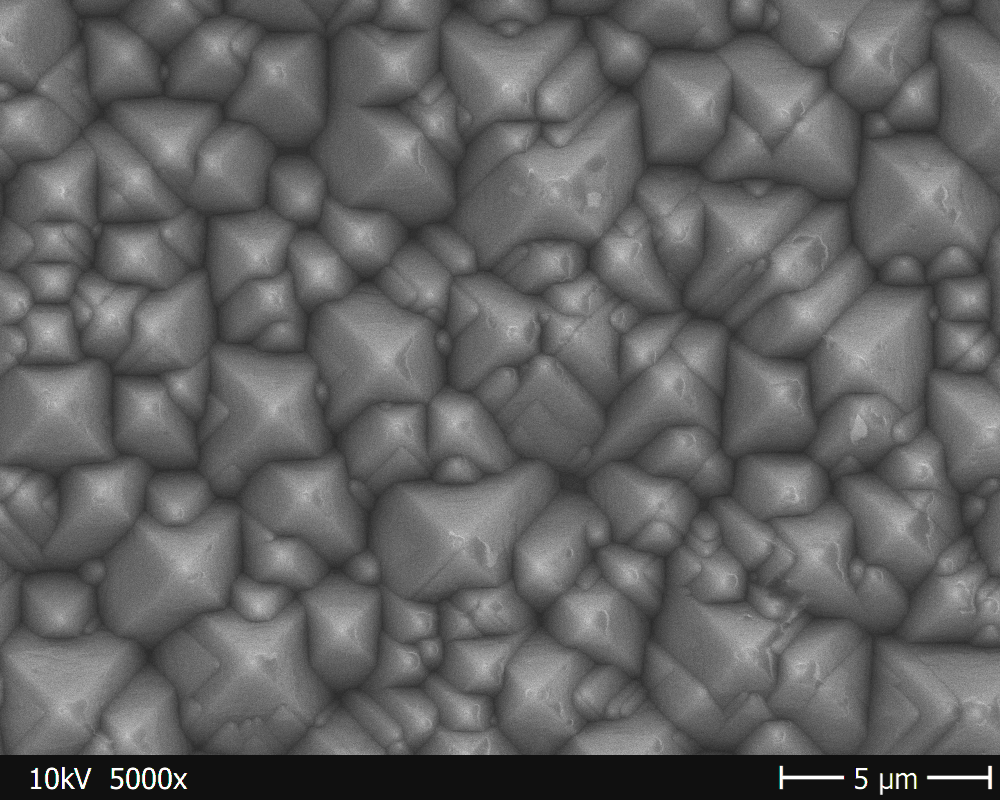
#> input picture images/39-70 top 5kx.tif, 1000 x 800 px, found by its file name
$ jupyter execute --allow-errors '01 - find pyramids - evolution [OK].ipynb'   (shell and % lines are left out)   (older library calls are emulated)
#> lines starting #> are read from the running program, lines starting #| are printed output that depends on the picture; after the words box and inside, x2 and y2 are one past the last pixel; in counts of white or black regions, pixels touching at a corner belong together
# Find Pyramids

[cell 1]
#image_name = '39-31 top 5kx.tif' # done
#image_name = '39-58 top 5kx.tif' # done
#image_name = '39-65 top 5kx.tif' # done
image_name = '39-70 top 5kx.tif'

## Measure pixel size

[cell 2]
import matplotlib.pyplot as plt
import numpy as np

from skimage.io import imread

imdata = imread(image_name) / 2**8
f, ax = plt.subplots()
ax.imshow(imdata)

[cell 3]
S  = 5.     # scalebar size in µm
x1 = 989    # right pixel of the scale bar
x0 = 780    # left ...
ps = S / (x1 - x0)

print('Pixel Size = {0:.5f} µm / pixel'.format(ps))

## Automatic foregound peak finding
- Finds the foreground automagically
- Uses brute force to find ALL maxima
- Reduces the result to isolated indices
- Does an initial watershed segmentation

[cell 4]
import matplotlib.pyplot as plt
import numpy as np
import scipy.ndimage as ndi
from skimage.io import imread
from skimage.morphology import disk
from skimage.feature import peak_local_max
from skimage.segmentation import watershed
from skimage.filters import threshold_otsu

def foreground_detection(imdata, threshold_factor = 1., *args, **kwargs):

    # calculate threshold
    threshold = threshold_otsu(imdata) * threshold_factor

    # Remove small objects
    mask = imdata > threshold
    mask = ndi.binary_erosion(mask, *args, **kwargs)
    mask[0,:] = 0
    mask[:,1] = 0
    mask = ndi.binary_dilation(mask, *args, **kwargs)

    return mask, threshold

# Load image: use scikit-image for IO and remove speckle noise
imdata = imread(image_name)[:750, :] / 2**16
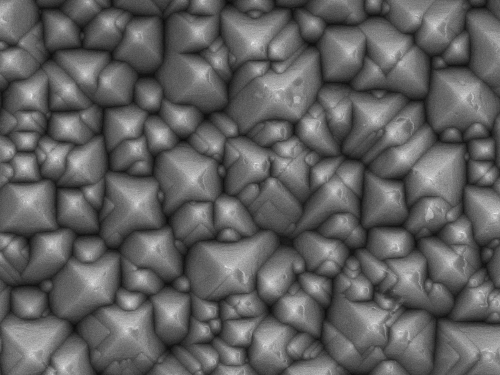
#> imdata: shape (750, 1000) float64 (shown at 1/2 size); min 0.000641, max 0.00316, mean 0.00161; drawn with min black and max white
imdata = ndi.median_filter(imdata, size=2)

# Foreground detection: apply threshold, remove small objects and label
structure  = disk(2)
iterations = 5
foreground_mask, threshold = foreground_detection(
    imdata = imdata,
    threshold_factor = 1.,
    structure=structure,
    iterations=iterations, )
#> in foreground_detection, `threshold = threshold_otsu(imdata) * threshold_factor`: threshold = 0.00165
#> in foreground_detection, `mask = imdata > threshold`:
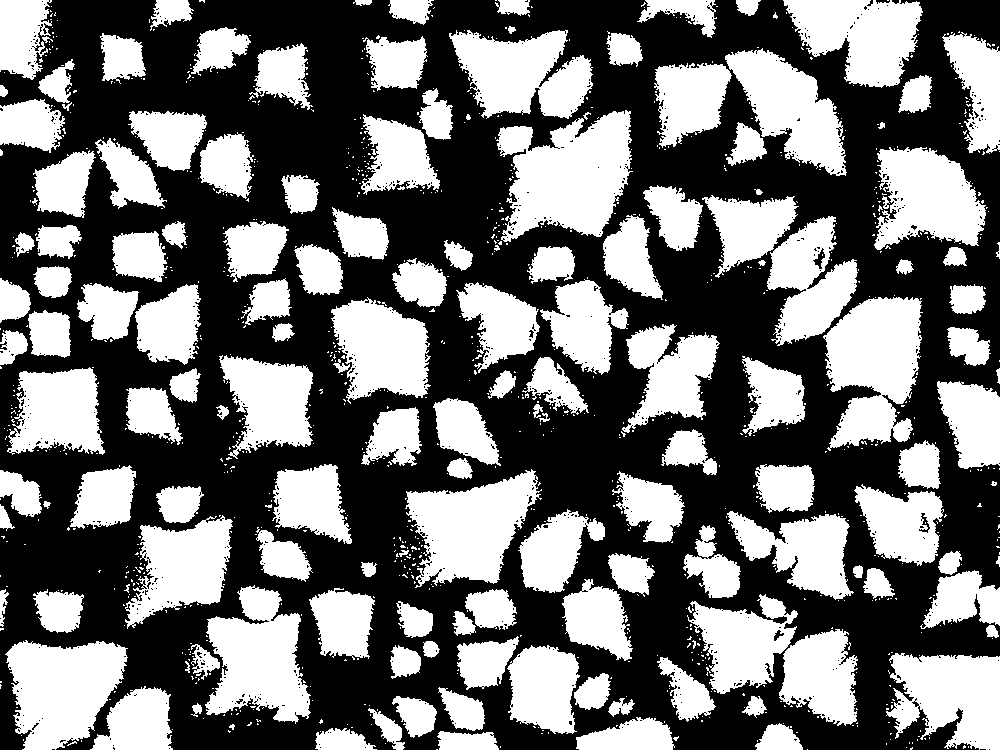
#> mask: shape (750, 1000) bool; 44.4% white; 1065 white regions (914 under 20 px), largest, box (x1, y1, x2, y2) and area: (496, 110, 633, 242) 11768, (823, 297, 923, 451) 10505, (5, 640, 128, 750) 9439
#> in foreground_detection, `mask = ndi.binary_erosion(mask, *args, **kwargs)`:
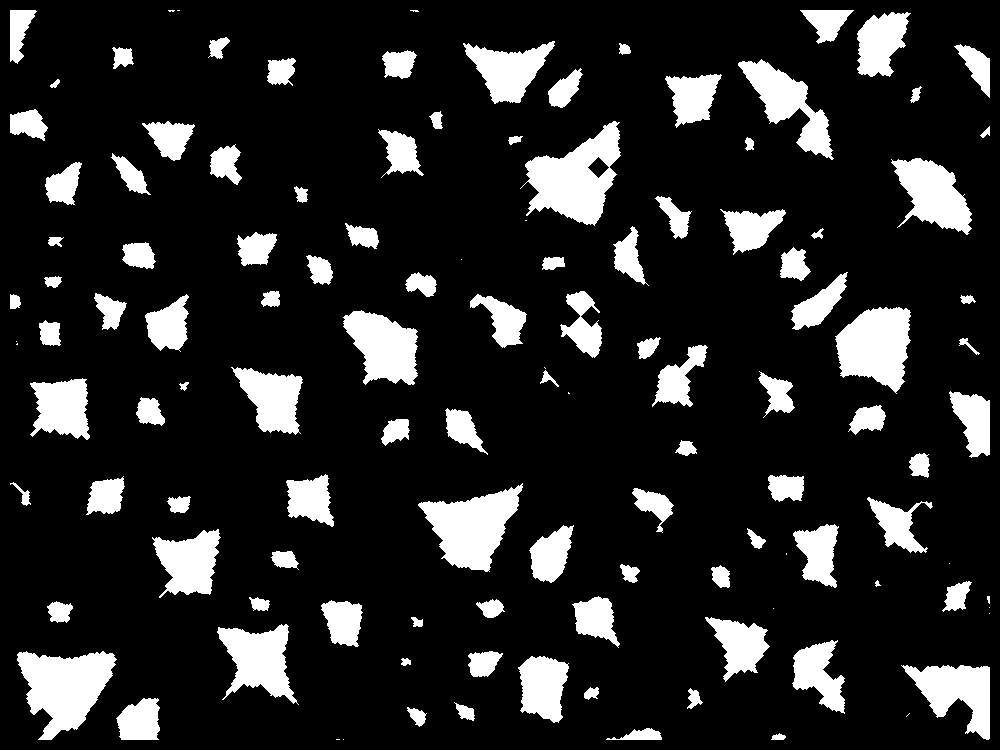
#> mask: shape (750, 1000) bool; 15.3% white; 123 white regions (18 under 20 px), largest, box (x1, y1, x2, y2) and area: (520, 121, 621, 226) 5496, (17, 651, 117, 740) 5326, (418, 483, 523, 572) 4928
#> in foreground_detection, `mask = ndi.binary_dilation(mask, *args, **kwargs)`:
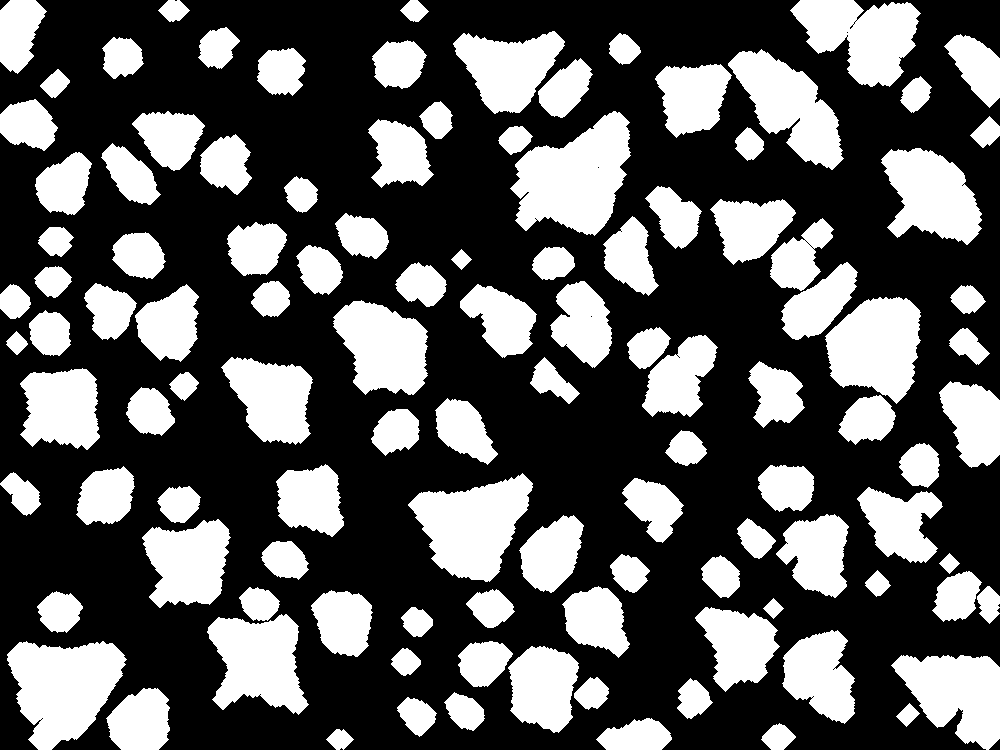
#> mask: shape (750, 1000) bool; 35.5% white; 112 white regions, largest, box (x1, y1, x2, y2) and area: (510, 111, 631, 236) 9374, (7, 641, 127, 750) 8646, (408, 473, 533, 582) 8088
#> threshold = 0.00165
foreground_labels, foreground_Nlabels = ndi.label(foreground_mask)
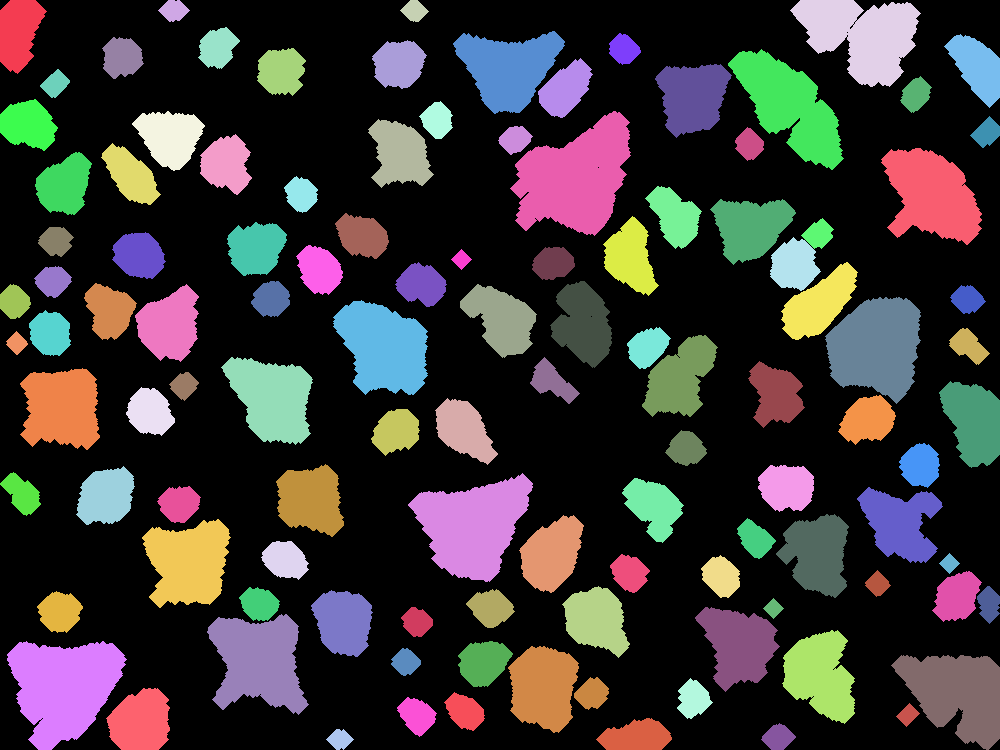
#> foreground_labels: shape (750, 1000) int32; 114 distinct labels, from 0 to 113; one colour per label, 0 black
#> foreground_Nlabels = 113

# find local max: build mask from local maxima in the foreground
iterations = 4
#> (the rest of this cell did not finish here and is left out)

## Interactive plot
- Left / Right click: Add / Remove points
- Watershed is repeated every time
- Can load / save result

[cell 5]
figsize = plt.figaspect(1/2.)
f, axs = plt.subplots(1, 2, dpi=150, figsize=figsize, sharex=True, sharey=True)

Ny, Nx = imdata.shape
x, y = np.arange(Nx), np.arange(Ny)

ax = axs[0]
ax.imshow(imdata, cmap='afmhot')
contours = ax.contour(x, y, foreground_mask, [0.5], linewidths=0.5, colors='g')
#ax.contour(x, y, maxima_mask, [0.5], linewidths=0.5, colors='r')
#> (the rest of this cell did not finish here and is left out)

[cell 6]
sname = image_name.replace('.tif',' - pyramid coords.npy')
#save_path_coordinates(sname, pc_markers)
#> (the rest of this cell did not finish here and is left out)

## Measure pyramid vertices

#> (a cell that did not finish here is left out)

[cell 8]
from skimage.measure import regionprops
from skimage.segmentation import find_boundaries
#from skimage.segmentation import clear_border, mark_boundaries

# pixels at the border
#> (the rest of this cell did not finish here and is left out)

[cell 9]
sname = image_name.replace('.tif',' - vertex coords.npy')
#> (the rest of this cell did not finish here and is left out)

[cell 10]
sname = 'imagenes/'+image_name.replace('.tif', ' - find pyramids.png')
f.savefig(sname, facecolor='none', dpi=150.)
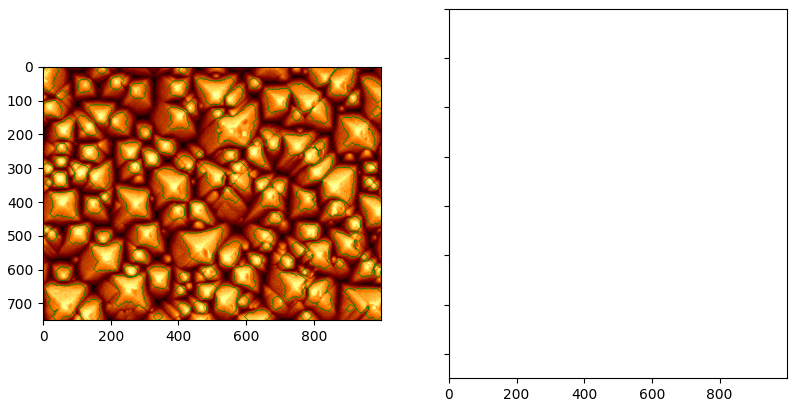
#> figure drawn by matplotlib, 1 panel

$ run again, with images/11-5 top 5kx.tif copied over images/39-70 top 5kx.tif
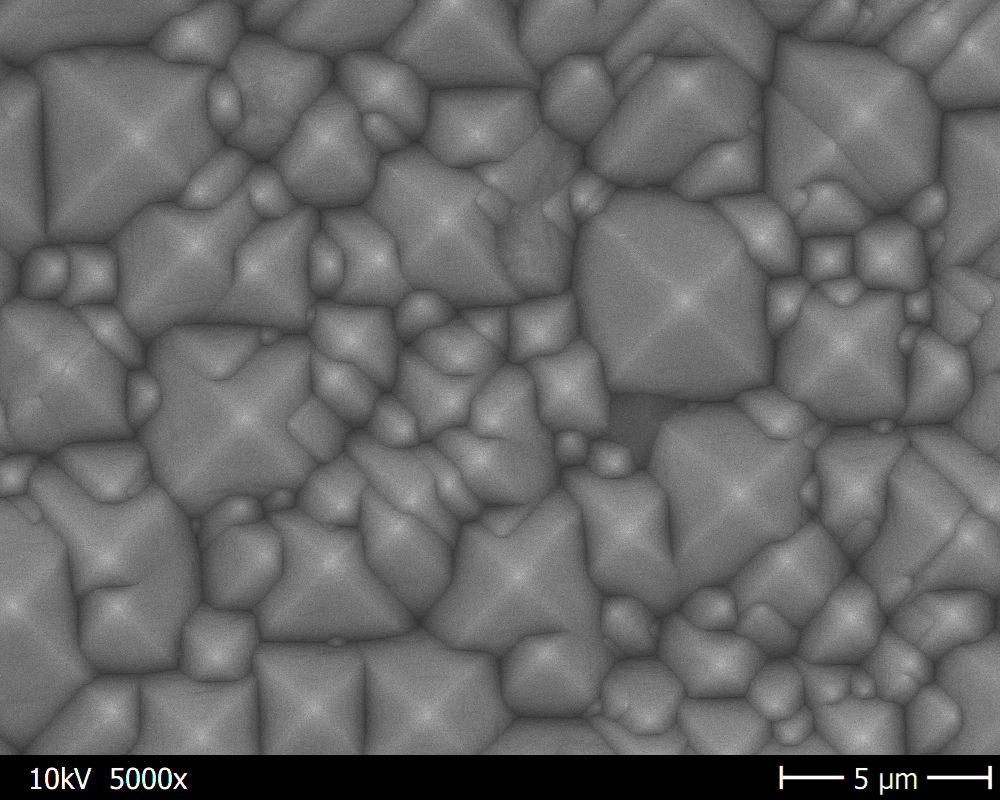
#> input picture images/11-5 top 5kx.tif, 1000 x 800 px, found by its file name
#> in foreground_detection, `threshold = threshold_otsu(imdata) * threshold_factor`: threshold = 0.00168
#> in foreground_detection, `mask = ndi.binary_dilation(mask, *args, **kwargs)`:
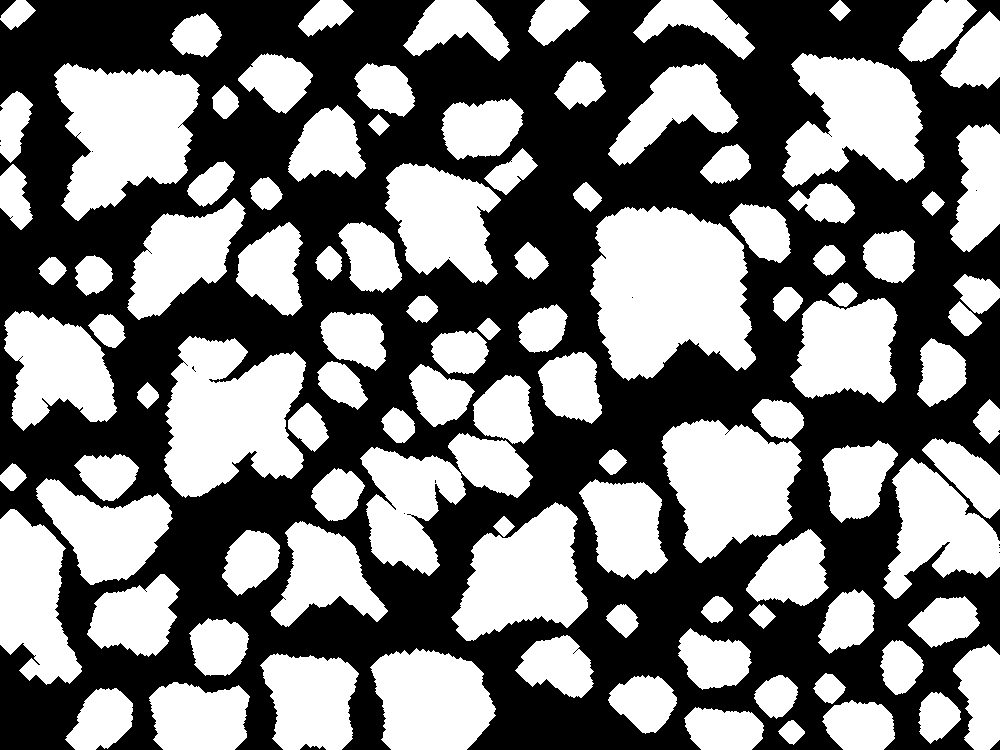
#> mask: shape (750, 1000) bool; 47.3% white; 104 white regions, largest, box (x1, y1, x2, y2) and area: (590, 206, 756, 381) 21549, (164, 336, 306, 498) 16288, (54, 63, 200, 221) 15067
#> foreground_labels: shape (750, 1000) int32; 105 distinct labels, from 0 to 104
#> foreground_Nlabels = 104
#> `f.savefig(sname, facecolor='none', dpi=150.)`:
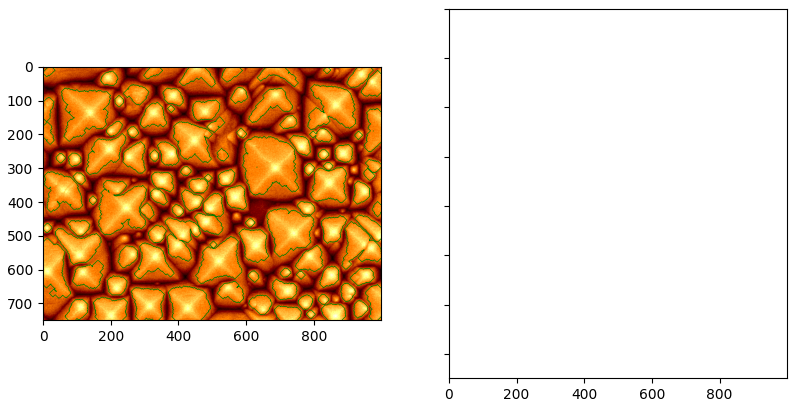
#> figure drawn by matplotlib, 1 panel

$ run again, with images/13-7 top 5kx.tif copied over images/39-70 top 5kx.tif
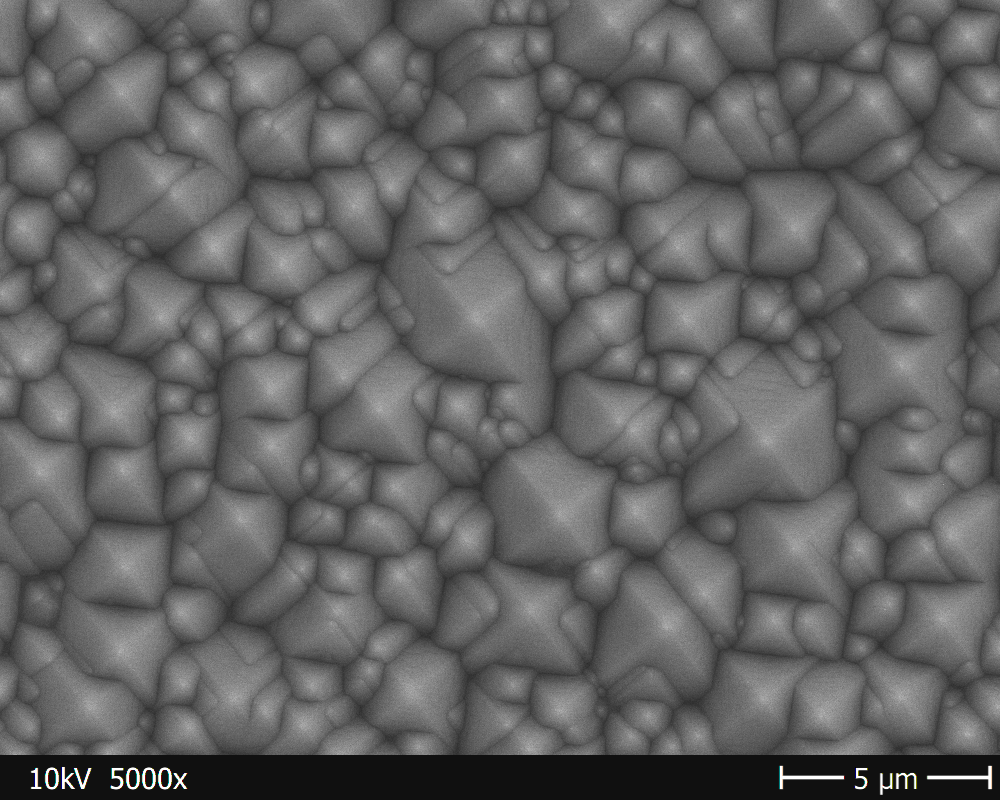
#> input picture images/13-7 top 5kx.tif, 1000 x 800 px, found by its file name
#> in foreground_detection, `threshold = threshold_otsu(imdata) * threshold_factor`: threshold = 0.00163
#> in foreground_detection, `mask = ndi.binary_dilation(mask, *args, **kwargs)`:
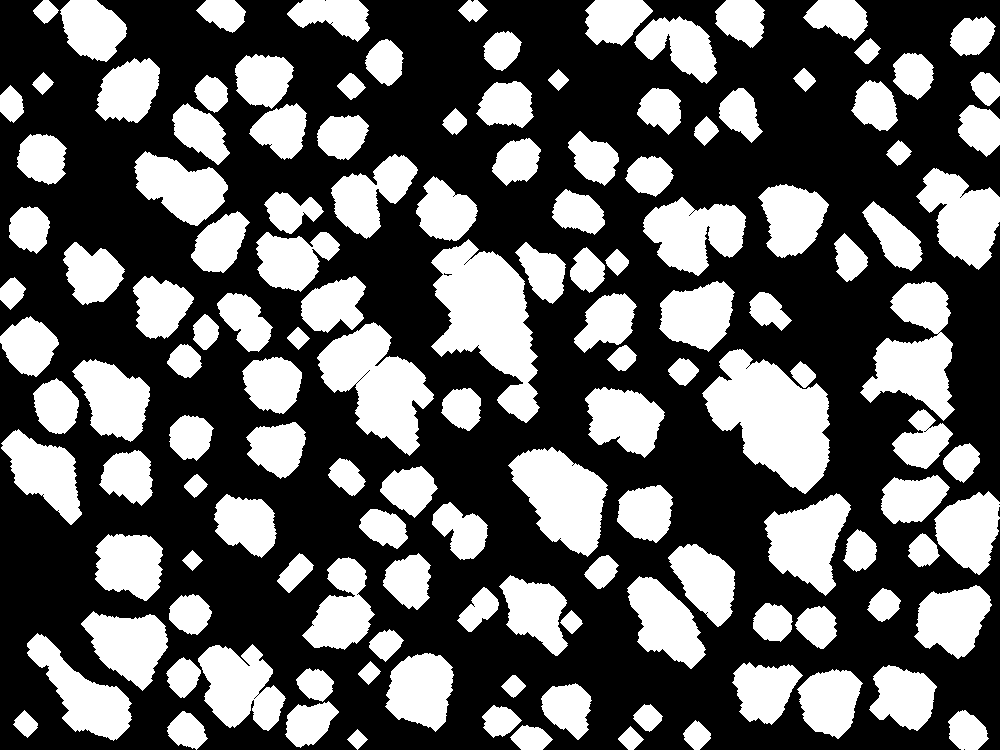
#> mask: shape (750, 1000) bool; 37.1% white; 136 white regions, largest, box (x1, y1, x2, y2) and area: (702, 349, 830, 494) 10859, (431, 239, 540, 423) 10608, (317, 322, 434, 456) 8032
#> foreground_labels: shape (750, 1000) int32; 138 distinct labels, from 0 to 137
#> foreground_Nlabels = 137
#> `f.savefig(sname, facecolor='none', dpi=150.)`:
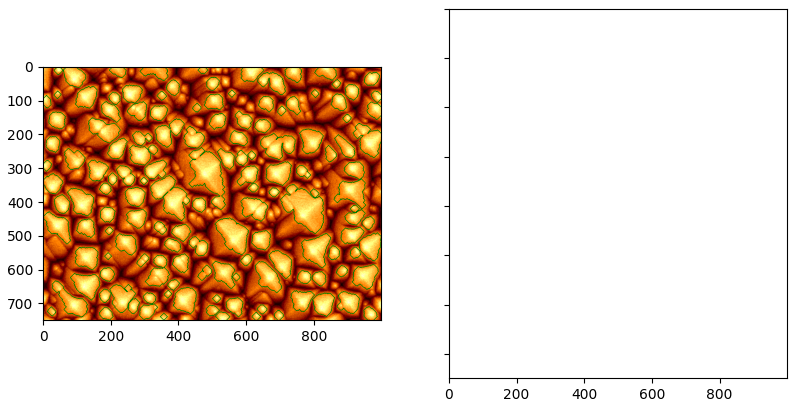
#> figure drawn by matplotlib, 1 panel
